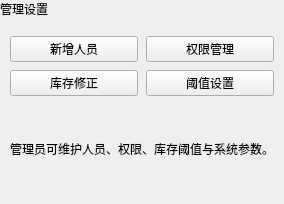
           <widget class="QWidget" name="page_admin">
            <property name="role" stdset="0"><string>page</string></property>
            <layout class="QVBoxLayout" name="verticalLayout_admin">
             <property name="leftMargin"><number>0</number></property>
             <property name="topMargin"><number>0</number></property>
             <property name="rightMargin"><number>0</number></property>
             <property name="bottomMargin"><number>0</number></property>
             <property name="spacing"><number>8</number></property>

             <item><widget class="QLabel" name="label_admin_page_title"><property name="role" stdset="0"><string>pageTitle</string></property><property name="maximumSize"><size><width>16777215</width><height>24</height></size></property><property name="text"><string>管理设置</string></property></widget></item>

             <item>
              <widget class="QFrame" name="card_admin_settings">
               <property name="role" stdset="0"><string>panelCard</string></property>
               <layout class="QGridLayout" name="gridLayout_admin">
                <property name="leftMargin"><number>10</number></property>
                <property name="topMargin"><number>10</number></property>
                <property name="rightMargin"><number>10</number></property>
                <property name="bottomMargin"><number>10</number></property>
                <property name="horizontalSpacing"><number>8</number></property>
                <property name="verticalSpacing"><number>8</number></property>

                <item row="0" column="0"><widget class="QPushButton" name="btn_admin_add_user"><property name="role" stdset="0"><string>subAction</string></property><property name="text"><string>新增人员</string></property></widget></item>
                <item row="0" column="1"><widget class="QPushButton" name="btn_admin_role"><property name="role" stdset="0"><string>subAction</string></property><property name="text"><string>权限管理</string></property></widget></item>
                <item row="1" column="0"><widget class="QPushButton" name="btn_admin_inventory"><property name="role" stdset="0"><string>subAction</string></property><property name="text"><string>库存修正</string></property></widget></item>
                <item row="1" column="1"><widget class="QPushButton" name="btn_admin_threshold"><property name="role" stdset="0"><string>subAction</string></property><property name="text"><string>阈值设置</string></property></widget></item>
                <item row="2" column="0" colspan="2"><widget class="QLabel" name="label_admin_hint"><property name="role" stdset="0"><string>fieldValue</string></property><property name="minimumSize"><size><width>0</width><height>90</height></size></property><property name="text"><string>管理员可维护人员、权限、库存阈值与系统参数。</string></property><property name="alignment"><set>Qt::AlignCenter</set></property></widget></item>
               </layout>
              </widget>
             </item>
            </layout>
           </widget>
